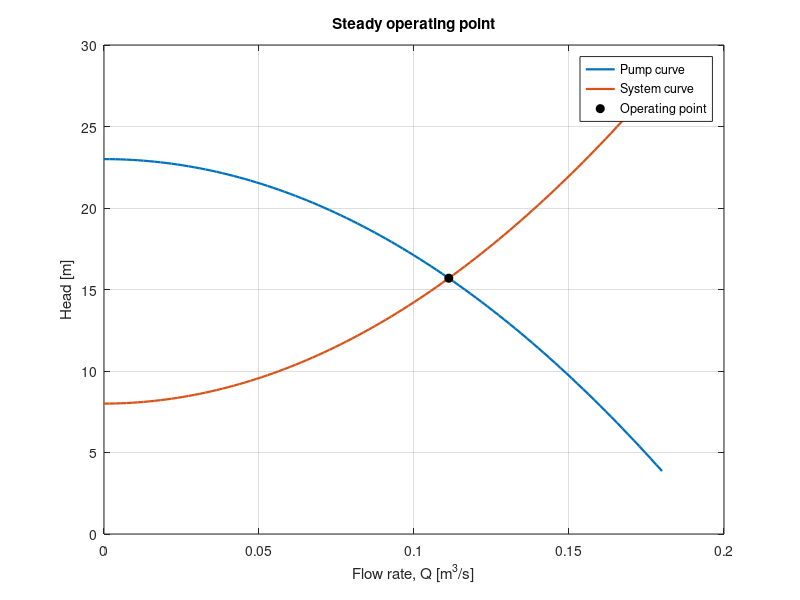

Write MATLAB code to recreate this figure. (Note: this script raises an error after producing the figure.)
%% Pipeline surge caused by downstream valve closure
% Representative industrial cooling-water case. The data are synthetic but
% physically plausible. This script uses core MATLAB and moc_solver.m only.

clear; close all; clc

%% Physical data
g = 9.81;                              % m/s^2

% Water properties at approximately 25 degC
fluid.rho = 997.0;                     % kg/m^3
fluid.cp = 4180.0;                     % J/(kg K)
fluid.mu = 0.890e-3;                   % Pa s
fluid.bulkModulus = 2.20e9;            % Pa
fluid.vapourPressure = 3.17e3;         % Pa absolute
fluid.atmosphericPressure = 101325;     % Pa absolute

% Commercial-steel pipe, approximately DN 300 / NPS 12 Schedule 40
pipe.L = 100.0;                        % m
pipe.OD = 0.3238;                      % m
pipe.thickness = 0.00953;              % m
pipe.D = pipe.OD - 2*pipe.thickness;   % m, internal diameter
pipe.E = 200e9;                        % Pa
pipe.roughness = 4.5e-5;               % m
pipe.area = pi*pipe.D^2/4;             % m^2
pipe.relativeRoughness = pipe.roughness/pipe.D;

% Receiving-side head and steady local-loss coefficients
headAfterValve = 8.0;                  % m
K_exchanger = 40;
K_fittings = 10;
K_valve = 10;                          % fully open valve
K_total = K_exchanger + K_fittings + K_valve;

%% Cooling-water duty and steady operating point
thermalDuty = 4.2e6;                   % W
waterTemperatureRise = 10;             % K
Qdesign = thermalDuty/(fluid.rho*fluid.cp*waterTemperatureRise);

reynoldsNumber = @(Q) fluid.rho.*(Q./pipe.area).*pipe.D./fluid.mu;
frictionFactor = @(Q) 0.25./log10( ...
    pipe.relativeRoughness/3.7 + 5.74./reynoldsNumber(Q).^0.9).^2;
velocityHead = @(Q) (Q./pipe.area).^2/(2*g);

systemHead = @(Q) headAfterValve + ...
    (frictionFactor(Q)*pipe.L/pipe.D + K_total).*velocityHead(Q);

% Representative centrifugal-pump curve
shutoffHead = 23;                      % m
designHead = 17;                       % m at Qdesign
pumpHead = @(Q) shutoffHead - ...
    (shutoffHead-designHead)*(Q/Qdesign).^2;

Q0 = fzero(@(Q) pumpHead(Q)-systemHead(Q),Qdesign);
upstreamHead0 = pumpHead(Q0);
valveInletHead0 = headAfterValve + K_valve*velocityHead(Q0);

Qplot = linspace(0,0.18,100);
figure('Color','w','Position',[120 120 760 430]);
plot(Qplot,pumpHead(Qplot),'LineWidth',1.6); hold on
plot(Qplot,systemHead(Qplot),'LineWidth',1.6);
plot(Q0,upstreamHead0,'ko','MarkerFaceColor','k');
grid on
xlabel('Flow rate, Q [m^3/s]');
ylabel('Head [m]');
title('Steady operating point');
legend('Pump curve','System curve','Operating point','Location','best');

%% Wave speed and transient-model inputs
waveSpeed = sqrt((fluid.bulkModulus/fluid.rho)/(1 + ...
    fluid.bulkModulus*pipe.D/(pipe.E*pipe.thickness)));
waveRoundTripTime = 2*pipe.L/waveSpeed;

% The control valve is represented explicitly at the downstream boundary.
% Therefore, its K value is excluded from the distributed equivalent factor.
fEquivalent = frictionFactor(Q0) + ...
    (K_exchanger + K_fittings)*pipe.D/pipe.L;

operatingPoint = table( ...
    ["Thermal design flow"; "Operating flow"; "Mean velocity"; ...
     "Reynolds number"; "Darcy friction factor"; ...
     "Equivalent distributed factor"; "Upstream head"; ...
     "Valve-inlet head"; "Receiving-side head"; "Wave speed"; ...
     "Wave round-trip time"], ...
    [Qdesign*3600; Q0*3600; Q0/pipe.area; reynoldsNumber(Q0); ...
     frictionFactor(Q0); fEquivalent; upstreamHead0; valveInletHead0; ...
     headAfterValve; waveSpeed; waveRoundTripTime], ...
    ["m^3/h"; "m^3/h"; "m/s"; "-"; "-"; "-"; "m"; "m"; ...
     "m"; "m/s"; "s"], ...
    'VariableNames',{'Quantity','Value','Unit'});
disp(operatingPoint)

%% MOC configuration and Joukowsky verification
gridSize = 100;                        % computational pipe reaches
endTime = 50*waveRoundTripTime;
linearValveLaw = @(s) max(0,1-min(max(s,0),1));

runTransient = @(closureTime) moc_solver(g,pipe,Q0,upstreamHead0, ...
    valveInletHead0,fEquivalent,headAfterValve,waveSpeed,closureTime, ...
    gridSize,endTime,linearValveLaw);

instantaneousResult = runTransient(0);
deltaPJoukowsky = fluid.rho*waveSpeed*Q0/pipe.area;
deltaPMOC = fluid.rho*g*(instantaneousResult.head(end,2) - ...
    instantaneousResult.head(end,1));
verificationError = 100*abs(deltaPMOC-deltaPJoukowsky)/deltaPJoukowsky;

verification = table(deltaPJoukowsky/1e5,deltaPMOC/1e5,verificationError, ...
    'VariableNames',{'JoukowskyRise_bar','MOCFirstStepRise_bar', ...
    'RelativeDifference_percent'});
disp(verification)

%% Linear valve-closing-time study
closureTimes = 0:1:5;                  % s
results = cell(numel(closureTimes),1);

for i = 1:numel(closureTimes)
    results{i} = runTransient(closureTimes(i));

    % The pipe is treated as horizontal with elevation datum z = 0, so the
    % computed piezometric head is converted directly to gauge pressure.
    results{i}.pressureGauge = fluid.rho*g*results{i}.head;
    results{i}.pressureAbsolute = results{i}.pressureGauge + ...
        fluid.atmosphericPressure;
    results{i}.pressureBarG = results{i}.pressureGauge/1e5;
    results{i}.pressureBarA = results{i}.pressureAbsolute/1e5;
end

peakBarA = zeros(numel(results),1);
minimumBarA = zeros(numel(results),1);
vapourMarginBar = zeros(numel(results),1);
peakHoopStressMPa = zeros(numel(results),1);
vapourScreen = strings(numel(results),1);

for i = 1:numel(results)
    peakBarA(i) = max(results{i}.pressureBarA,[],'all');
    minimumBarA(i) = min(results{i}.pressureBarA,[],'all');
    vapourMarginBar(i) = minimumBarA(i) - fluid.vapourPressure/1e5;

    peakGaugePressure = max(results{i}.pressureGauge,[],'all');
    peakHoopStressMPa(i) = peakGaugePressure*pipe.D/ ...
        (2*pipe.thickness)/1e6;

    if vapourMarginBar(i) > 0
        vapourScreen(i) = "ABOVE VAPOUR";
    else
        vapourScreen(i) = "CAVITATION ONSET";
    end
end

closureComparison = table(closureTimes(:),peakBarA,minimumBarA, ...
    vapourMarginBar,peakHoopStressMPa,vapourScreen, ...
    'VariableNames',{'ClosureTime_s','PeakPressure_barA', ...
    'MinimumPressure_barA','VapourMargin_bar', ...
    'PeakHoopStress_MPa','VapourScreen'});
disp(closureComparison)

%% Valve-inlet pressure histories
% Instantaneous closure is reserved for verification; practical timed
% closures are shown here so that the design cases remain readable.
pVapourGaugeBar = ...
    (fluid.vapourPressure-fluid.atmosphericPressure)/1e5;

figure('Color','w','Position',[120 120 1000 450]); hold on
for i = 2:numel(results)
    plot(results{i}.t,results{i}.pressureBarG(end,:),'LineWidth',1.3);
end
yline(pVapourGaugeBar,'--k','Vapour-pressure threshold', ...
    'LabelHorizontalAlignment','right');
grid on
xlabel('Time [s]');
ylabel('Valve-inlet pressure [bar(g)]');
title('Pressure at the control valve with linear closure');
legend(arrayfun(@(t) sprintf('t_{close} = %g s',t),closureTimes(2:end), ...
    'UniformOutput',false),'Location','bestoutside');
exportgraphics(gcf,'valve_pressure_history.jpg','Resolution',200);

%% Spatial pressure envelopes
figure('Color','w','Position',[120 120 1100 430]);
tiledlayout(1,2,'Padding','compact','TileSpacing','compact');

nexttile; hold on
for i = 2:numel(results)
    plot(results{i}.x,max(results{i}.pressureBarA,[],2),'LineWidth',1.2);
end
grid on
xlabel('Distance from source [m]');
ylabel('Maximum pressure [bar(a)]');
title('Maximum-pressure envelope');

nexttile; hold on
for i = 2:numel(results)
    plot(results{i}.x,min(results{i}.pressureBarA,[],2),'LineWidth',1.2);
end
yline(fluid.vapourPressure/1e5,'--k','Vapour-pressure threshold', ...
    'LabelHorizontalAlignment','right');
grid on
xlabel('Distance from source [m]');
ylabel('Minimum pressure [bar(a)]');
title('Minimum-pressure envelope');
legend(arrayfun(@(t) sprintf('t_{close} = %g s',t),closureTimes(2:end), ...
    'UniformOutput',false),'Location','best');

%% Engineering interpretation
firstAcceptable = find(vapourMarginBar > 0,1,'first');
if isempty(firstAcceptable)
    fprintf('\nNo tested closure time remains above vapour pressure.\n');
else
    fprintf(['\nThe shortest tested closure retaining a positive vapour-' ...
        'pressure margin is %.1f s.\n'],closureTimes(firstAcceptable));
end
fprintf(['Sub-vapour single-phase results indicate possible column ' ...
    'separation; they are not physical pressure predictions.\n']);
